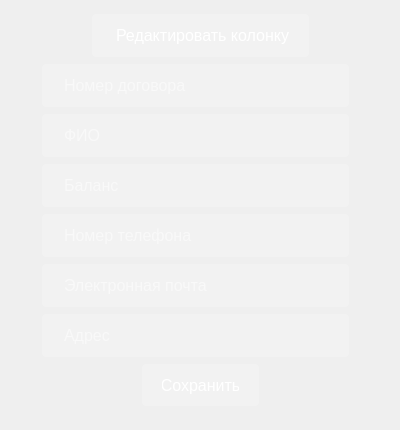
<?xml version="1.0" encoding="UTF-8"?>
<ui version="4.0">
 <class>clients_ChangeWidget</class>
 <widget class="QWidget" name="clients_ChangeWidget">
  <property name="geometry">
   <rect>
    <x>0</x>
    <y>0</y>
    <width>400</width>
    <height>430</height>
   </rect>
  </property>
  <property name="windowTitle">
   <string>Клиенты</string>
  </property>
  <property name="accessibleName">
   <string/>
  </property>
  <property name="layoutDirection">
   <enum>Qt::LeftToRight</enum>
  </property>
  <property name="styleSheet">
   <string notr="true">QWidget
 {
    background: qlineargradient(x1:0, y1:0, x2:1, y2:1,
                                stop:0 rgb(148, 87, 235), stop:1 rgb(87, 37, 138));
}</string>
  </property>
  <widget class="QLabel" name="label_change">
   <property name="geometry">
    <rect>
     <x>90</x>
     <y>10</y>
     <width>221</width>
     <height>51</height>
    </rect>
   </property>
   <property name="styleSheet">
    <string notr="true">QLabel
 {
    background-color: rgba(255, 255, 255, 50); /* Фиолетовый цвет фона */
    border: none;
    color: white;
    padding: 10px 20px;
    text-align: center;
    text-decoration: none;
    display: inline-block;
    font-size: 16px;
    margin: 4px 2px;
    cursor: pointer;
    border-radius: 4px; /* Закругленные углы */
}
</string>
   </property>
   <property name="text">
    <string>Редактировать колонку</string>
   </property>
  </widget>
  <widget class="QLineEdit" name="lineEdit_NumberDogovor">
   <property name="geometry">
    <rect>
     <x>40</x>
     <y>60</y>
     <width>311</width>
     <height>51</height>
    </rect>
   </property>
   <property name="styleSheet">
    <string notr="true">QLineEdit
 {
    background-color: rgba(255, 255, 255, 50); /* Фиолетовый цвет фона */
    border: none;
    color: white;
    padding: 10px 20px;
    text-align: center;
    text-decoration: none;
    display: inline-block;
    font-size: 16px;
    margin: 4px 2px;
    cursor: pointer;
    border-radius: 4px; /* Закругленные углы */
}
</string>
   </property>
   <property name="text">
    <string/>
   </property>
   <property name="placeholderText">
    <string>Номер договора</string>
   </property>
  </widget>
  <widget class="QLineEdit" name="lineEdit_FullName">
   <property name="geometry">
    <rect>
     <x>40</x>
     <y>110</y>
     <width>311</width>
     <height>51</height>
    </rect>
   </property>
   <property name="styleSheet">
    <string notr="true">QLineEdit
 {
    background-color: rgba(255, 255, 255, 50); /* Фиолетовый цвет фона */
    border: none;
    color: white;
    padding: 10px 20px;
    text-align: center;
    text-decoration: none;
    display: inline-block;
    font-size: 16px;
    margin: 4px 2px;
    cursor: pointer;
    border-radius: 4px; /* Закругленные углы */
}
</string>
   </property>
   <property name="text">
    <string/>
   </property>
   <property name="placeholderText">
    <string>ФИО</string>
   </property>
  </widget>
  <widget class="QLineEdit" name="lineEdit_Balance">
   <property name="geometry">
    <rect>
     <x>40</x>
     <y>160</y>
     <width>311</width>
     <height>51</height>
    </rect>
   </property>
   <property name="styleSheet">
    <string notr="true">QLineEdit
 {
    background-color: rgba(255, 255, 255, 50); /* Фиолетовый цвет фона */
    border: none;
    color: white;
    padding: 10px 20px;
    text-align: center;
    text-decoration: none;
    display: inline-block;
    font-size: 16px;
    margin: 4px 2px;
    cursor: pointer;
    border-radius: 4px; /* Закругленные углы */
}
</string>
   </property>
   <property name="text">
    <string/>
   </property>
   <property name="placeholderText">
    <string>Баланс</string>
   </property>
  </widget>
  <widget class="QLineEdit" name="lineEdit_PhoneNumber">
   <property name="geometry">
    <rect>
     <x>40</x>
     <y>210</y>
     <width>311</width>
     <height>51</height>
    </rect>
   </property>
   <property name="styleSheet">
    <string notr="true">QLineEdit
 {
    background-color: rgba(255, 255, 255, 50); /* Фиолетовый цвет фона */
    border: none;
    color: white;
    padding: 10px 20px;
    text-align: center;
    text-decoration: none;
    display: inline-block;
    font-size: 16px;
    margin: 4px 2px;
    cursor: pointer;
    border-radius: 4px; /* Закругленные углы */
}
</string>
   </property>
   <property name="text">
    <string/>
   </property>
   <property name="placeholderText">
    <string>Номер телефона</string>
   </property>
  </widget>
  <widget class="QLineEdit" name="lineEdit_Email">
   <property name="geometry">
    <rect>
     <x>40</x>
     <y>260</y>
     <width>311</width>
     <height>51</height>
    </rect>
   </property>
   <property name="styleSheet">
    <string notr="true">QLineEdit
 {
    background-color: rgba(255, 255, 255, 50); /* Фиолетовый цвет фона */
    border: none;
    color: white;
    padding: 10px 20px;
    text-align: center;
    text-decoration: none;
    display: inline-block;
    font-size: 16px;
    margin: 4px 2px;
    cursor: pointer;
    border-radius: 4px; /* Закругленные углы */
}
</string>
   </property>
   <property name="text">
    <string/>
   </property>
   <property name="placeholderText">
    <string>Электронная почта</string>
   </property>
  </widget>
  <widget class="QLineEdit" name="lineEdit_Address">
   <property name="geometry">
    <rect>
     <x>40</x>
     <y>310</y>
     <width>311</width>
     <height>51</height>
    </rect>
   </property>
   <property name="styleSheet">
    <string notr="true">QLineEdit
 {
    background-color: rgba(255, 255, 255, 50); /* Фиолетовый цвет фона */
    border: none;
    color: white;
    padding: 10px 20px;
    text-align: center;
    text-decoration: none;
    display: inline-block;
    font-size: 16px;
    margin: 4px 2px;
    cursor: pointer;
    border-radius: 4px; /* Закругленные углы */
}
</string>
   </property>
   <property name="text">
    <string/>
   </property>
   <property name="placeholderText">
    <string>Адрес</string>
   </property>
  </widget>
  <widget class="QPushButton" name="push_add_saveClient">
   <property name="geometry">
    <rect>
     <x>140</x>
     <y>360</y>
     <width>121</width>
     <height>50</height>
    </rect>
   </property>
   <property name="styleSheet">
    <string notr="true">/* Стиль для QPushButton */
QPushButton {
    background-color: rgba(255, 255, 255, 50);; /* Фиолетовый цвет фона */
    border: none;
    color: white;
    padding: 10px 20px;
    text-align: center;
    text-decoration: none;
    display: inline-block;
    font-size: 16px;
    margin: 4px 2px;
    cursor: pointer;
    border-radius: 4px; /* Закругленные углы */
}

/* Стиль для QPushButton при наведении */
QPushButton:hover {
    background-color: #8e44ad;
}</string>
   </property>
   <property name="text">
    <string>Сохранить</string>
   </property>
  </widget>
 </widget>
 <resources/>
 <connections/>
</ui>
